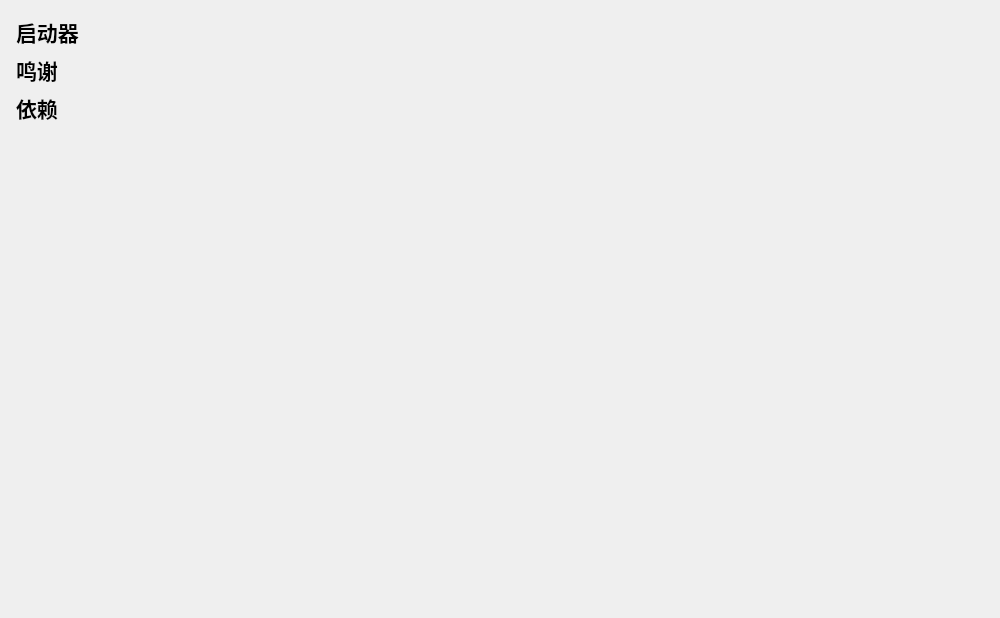
<?xml version="1.0" encoding="UTF-8"?>
<ui version="4.0">
 <class>About</class>
 <widget class="QWidget" name="About">
  <property name="geometry">
   <rect>
    <x>0</x>
    <y>0</y>
    <width>1000</width>
    <height>618</height>
   </rect>
  </property>
  <property name="windowTitle">
   <string>关于</string>
  </property>
  <property name="styleSheet">
   <string notr="true"/>
  </property>
  <layout class="QGridLayout" name="gridLayout">
   <property name="leftMargin">
    <number>0</number>
   </property>
   <property name="topMargin">
    <number>0</number>
   </property>
   <property name="bottomMargin">
    <number>0</number>
   </property>
   <property name="spacing">
    <number>0</number>
   </property>
   <item row="0" column="0">
    <widget class="ScrollArea" name="scrollArea">
     <property name="styleSheet">
      <string notr="true">QScrollArea{
	border:none;
}</string>
     </property>
     <property name="widgetResizable">
      <bool>true</bool>
     </property>
     <widget class="QWidget" name="scrollAreaWidgetContents">
      <property name="geometry">
       <rect>
        <x>0</x>
        <y>0</y>
        <width>991</width>
        <height>618</height>
       </rect>
      </property>
      <layout class="QGridLayout" name="gridLayout_2">
       <property name="leftMargin">
        <number>16</number>
       </property>
       <property name="topMargin">
        <number>16</number>
       </property>
       <property name="rightMargin">
        <number>16</number>
       </property>
       <property name="bottomMargin">
        <number>6</number>
       </property>
       <item row="5" column="0">
        <layout class="QGridLayout" name="gl_3rdparty">
         <property name="spacing">
          <number>0</number>
         </property>
        </layout>
       </item>
       <item row="3" column="0">
        <layout class="QGridLayout" name="gl_thanks">
         <property name="spacing">
          <number>0</number>
         </property>
        </layout>
       </item>
       <item row="4" column="0">
        <widget class="QLabel" name="label_3">
         <property name="font">
          <font>
           <family>Microsoft YaHei</family>
           <pointsize>16</pointsize>
           <weight>75</weight>
           <bold>true</bold>
          </font>
         </property>
         <property name="text">
          <string>依赖</string>
         </property>
        </widget>
       </item>
       <item row="0" column="0">
        <widget class="QLabel" name="label">
         <property name="font">
          <font>
           <family>Microsoft YaHei</family>
           <pointsize>16</pointsize>
           <weight>75</weight>
           <italic>false</italic>
           <bold>true</bold>
          </font>
         </property>
         <property name="text">
          <string>启动器</string>
         </property>
        </widget>
       </item>
       <item row="6" column="0">
        <spacer name="verticalSpacer">
         <property name="orientation">
          <enum>Qt::Vertical</enum>
         </property>
         <property name="sizeHint" stdset="0">
          <size>
           <width>0</width>
           <height>0</height>
          </size>
         </property>
        </spacer>
       </item>
       <item row="2" column="0">
        <widget class="QLabel" name="label_2">
         <property name="font">
          <font>
           <family>Microsoft YaHei</family>
           <pointsize>16</pointsize>
           <weight>75</weight>
           <bold>true</bold>
          </font>
         </property>
         <property name="text">
          <string>鸣谢</string>
         </property>
        </widget>
       </item>
       <item row="1" column="0">
        <layout class="QGridLayout" name="gl_launcher">
         <property name="spacing">
          <number>0</number>
         </property>
        </layout>
       </item>
      </layout>
      <zorder>gridLayoutWidget</zorder>
      <zorder>label</zorder>
      <zorder>label_2</zorder>
      <zorder>gridLayoutWidget_2</zorder>
      <zorder>label_3</zorder>
      <zorder>gridLayoutWidget_3</zorder>
     </widget>
    </widget>
   </item>
  </layout>
 </widget>
 <customwidgets>
  <customwidget>
   <class>ScrollArea</class>
   <extends>QScrollArea</extends>
   <header>qfluentwidgets</header>
   <container>1</container>
  </customwidget>
 </customwidgets>
 <resources/>
 <connections/>
</ui>
